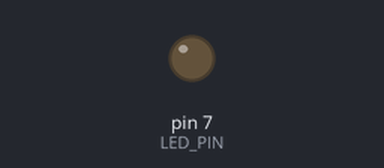
This sketch was run on a simulated Arduino Uno, built with avr-gcc and run on an emulated ATmega328P. Parts: output pins drawn as LEDs (lit = HIGH).

Above: at 0.1 s.
At 2.1 s:
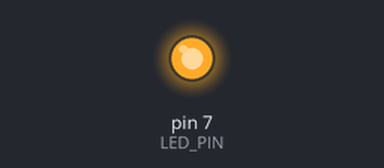
Timing chart, 0 to 3.6 s (numbered marks = the images above):
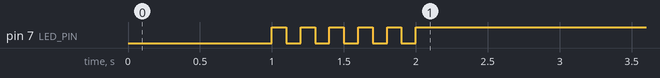

Measured:
- by itself, pin 7 (LED_PIN): alternates HIGH for 0.10 s and LOW for 0.10 s, 10 changes in all, then stays HIGH

The sketch:

05_practice_2.ino
```cpp
#define LED_PIN 7

void setup() {
  // put your setup code here, to run once:
  pinMode(LED_PIN, OUTPUT);
  digitalWrite(LED_PIN, LOW);
  delay(1000);

  for(int i=0; i<5; i++)
  {
    digitalWrite(LED_PIN, HIGH);
    delay(100);
    digitalWrite(LED_PIN, LOW);
    delay(100);
  }
}

void loop() {
  // put your main code here, to run repeatedly:
  digitalWrite(LED_PIN, HIGH);
}
```
